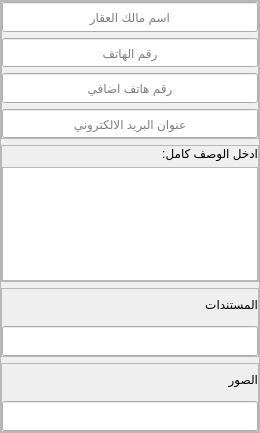
                <widget class="QFrame" name="frame_4">
                 <property name="frameShape">
                  <enum>QFrame::StyledPanel</enum>
                 </property>
                 <property name="frameShadow">
                  <enum>QFrame::Raised</enum>
                 </property>
                 <layout class="QGridLayout" name="gridLayout_7" rowstretch="2,2,1,1">
                  <property name="leftMargin">
                   <number>0</number>
                  </property>
                  <property name="topMargin">
                   <number>0</number>
                  </property>
                  <property name="rightMargin">
                   <number>0</number>
                  </property>
                  <property name="bottomMargin">
                   <number>0</number>
                  </property>
                  <item row="0" column="0">
                   <widget class="QFrame" name="frame_7">
                    <property name="sizePolicy">
                     <sizepolicy hsizetype="Expanding" vsizetype="Expanding">
                      <horstretch>0</horstretch>
                      <verstretch>0</verstretch>
                     </sizepolicy>
                    </property>
                    <property name="frameShape">
                     <enum>QFrame::StyledPanel</enum>
                    </property>
                    <property name="frameShadow">
                     <enum>QFrame::Raised</enum>
                    </property>
                    <layout class="QGridLayout" name="gridLayout_11">
                     <property name="leftMargin">
                      <number>0</number>
                     </property>
                     <property name="topMargin">
                      <number>0</number>
                     </property>
                     <property name="rightMargin">
                      <number>0</number>
                     </property>
                     <property name="bottomMargin">
                      <number>0</number>
                     </property>
                     <item row="0" column="0">
                      <widget class="QLineEdit" name="lineEdit">
                       <property name="sizePolicy">
                        <sizepolicy hsizetype="Expanding" vsizetype="Expanding">
                         <horstretch>0</horstretch>
                         <verstretch>0</verstretch>
                        </sizepolicy>
                       </property>
                       <property name="alignment">
                        <set>Qt::AlignCenter</set>
                       </property>
                       <property name="placeholderText">
                        <string>اسم مالك العقار</string>
                       </property>
                      </widget>
                     </item>
                     <item row="1" column="0">
                      <widget class="QLineEdit" name="lineEdit_2">
                       <property name="sizePolicy">
                        <sizepolicy hsizetype="Expanding" vsizetype="Expanding">
                         <horstretch>0</horstretch>
                         <verstretch>0</verstretch>
                        </sizepolicy>
                       </property>
                       <property name="alignment">
                        <set>Qt::AlignCenter</set>
                       </property>
                       <property name="placeholderText">
                        <string>رقم الهاتف</string>
                       </property>
                      </widget>
                     </item>
                     <item row="2" column="0">
                      <widget class="QLineEdit" name="lineEdit_3">
                       <property name="sizePolicy">
                        <sizepolicy hsizetype="Expanding" vsizetype="Expanding">
                         <horstretch>0</horstretch>
                         <verstretch>0</verstretch>
                        </sizepolicy>
                       </property>
                       <property name="alignment">
                        <set>Qt::AlignCenter</set>
                       </property>
                       <property name="placeholderText">
                        <string>رقم هاتف اضافي</string>
                       </property>
                      </widget>
                     </item>
                     <item row="3" column="0">
                      <widget class="QLineEdit" name="lineEdit_4">
                       <property name="sizePolicy">
                        <sizepolicy hsizetype="Expanding" vsizetype="Expanding">
                         <horstretch>0</horstretch>
                         <verstretch>0</verstretch>
                        </sizepolicy>
                       </property>
                       <property name="alignment">
                        <set>Qt::AlignCenter</set>
                       </property>
                       <property name="placeholderText">
                        <string>عنوان البريد الالكتروني</string>
                       </property>
                      </widget>
                     </item>
                    </layout>
                   </widget>
                  </item>
                  <item row="1" column="0">
                   <widget class="QFrame" name="frame_5">
                    <property name="sizePolicy">
                     <sizepolicy hsizetype="Expanding" vsizetype="Expanding">
                      <horstretch>0</horstretch>
                      <verstretch>0</verstretch>
                     </sizepolicy>
                    </property>
                    <property name="frameShape">
                     <enum>QFrame::StyledPanel</enum>
                    </property>
                    <property name="frameShadow">
                     <enum>QFrame::Raised</enum>
                    </property>
                    <layout class="QGridLayout" name="gridLayout_149">
                     <property name="leftMargin">
                      <number>0</number>
                     </property>
                     <property name="topMargin">
                      <number>0</number>
                     </property>
                     <property name="rightMargin">
                      <number>0</number>
                     </property>
                     <property name="bottomMargin">
                      <number>0</number>
                     </property>
                     <property name="horizontalSpacing">
                      <number>0</number>
                     </property>
                     <item row="0" column="0">
                      <widget class="QLabel" name="label_5">
                       <property name="sizePolicy">
                        <sizepolicy hsizetype="Expanding" vsizetype="Expanding">
                         <horstretch>0</horstretch>
                         <verstretch>0</verstretch>
                        </sizepolicy>
                       </property>
                       <property name="text">
                        <string>ادخل الوصف كامل:</string>
                       </property>
                      </widget>
                     </item>
                     <item row="1" column="0">
                      <widget class="QTextEdit" name="textEdit">
                       <property name="sizePolicy">
                        <sizepolicy hsizetype="Expanding" vsizetype="Expanding">
                         <horstretch>0</horstretch>
                         <verstretch>0</verstretch>
                        </sizepolicy>
                       </property>
                       <property name="layoutDirection">
                        <enum>Qt::RightToLeft</enum>
                       </property>
                       <property name="html">
                        <string>&lt;!DOCTYPE HTML PUBLIC &quot;-//W3C//DTD HTML 4.0//EN&quot; &quot;http://www.w3.org/TR/REC-html40/strict.dtd&quot;&gt;
&lt;html&gt;&lt;head&gt;&lt;meta name=&quot;qrichtext&quot; content=&quot;1&quot; /&gt;&lt;style type=&quot;text/css&quot;&gt;
p, li { white-space: pre-wrap; }
&lt;/style&gt;&lt;/head&gt;&lt;body style=&quot; font-family:'MS Shell Dlg 2'; font-size:8.25pt; font-weight:400; font-style:normal;&quot;&gt;
&lt;p align=&quot;center&quot; style=&quot;-qt-paragraph-type:empty; margin-top:0px; margin-bottom:0px; margin-left:0px; margin-right:0px; -qt-block-indent:0; text-indent:0px;&quot;&gt;&lt;br /&gt;&lt;/p&gt;&lt;/body&gt;&lt;/html&gt;</string>
                       </property>
                       <property name="overwriteMode">
                        <bool>false</bool>
                       </property>
                       <property name="placeholderText">
                        <string/>
                       </property>
                      </widget>
                     </item>
                    </layout>
                   </widget>
                  </item>
                  <item row="2" column="0">
                   <widget class="QFrame" name="frame_6">
                    <property name="sizePolicy">
                     <sizepolicy hsizetype="Expanding" vsizetype="Expanding">
                      <horstretch>0</horstretch>
                      <verstretch>0</verstretch>
                     </sizepolicy>
                    </property>
                    <property name="frameShape">
                     <enum>QFrame::StyledPanel</enum>
                    </property>
                    <property name="frameShadow">
                     <enum>QFrame::Raised</enum>
                    </property>
                    <layout class="QGridLayout" name="gridLayout_10">
                     <property name="leftMargin">
                      <number>0</number>
                     </property>
                     <property name="topMargin">
                      <number>0</number>
                     </property>
                     <property name="rightMargin">
                      <number>0</number>
                     </property>
                     <property name="bottomMargin">
                      <number>0</number>
                     </property>
                     <item row="0" column="0">
                      <widget class="QLabel" name="label_8">
                       <property name="sizePolicy">
                        <sizepolicy hsizetype="Expanding" vsizetype="Expanding">
                         <horstretch>0</horstretch>
                         <verstretch>0</verstretch>
                        </sizepolicy>
                       </property>
                       <property name="text">
                        <string>المستندات</string>
                       </property>
                      </widget>
                     </item>
                     <item row="1" column="0">
                      <widget class="QLineEdit" name="lineEdit_209">
                       <property name="sizePolicy">
                        <sizepolicy hsizetype="Expanding" vsizetype="Expanding">
                         <horstretch>0</horstretch>
                         <verstretch>0</verstretch>
                        </sizepolicy>
                       </property>
                      </widget>
                     </item>
                    </layout>
                   </widget>
                  </item>
                  <item row="3" column="0">
                   <widget class="QFrame" name="frame_8">
                    <property name="sizePolicy">
                     <sizepolicy hsizetype="Expanding" vsizetype="Expanding">
                      <horstretch>0</horstretch>
                      <verstretch>0</verstretch>
                     </sizepolicy>
                    </property>
                    <property name="frameShape">
                     <enum>QFrame::StyledPanel</enum>
                    </property>
                    <property name="frameShadow">
                     <enum>QFrame::Raised</enum>
                    </property>
                    <layout class="QGridLayout" name="gridLayout_9">
                     <property name="leftMargin">
                      <number>0</number>
                     </property>
                     <property name="topMargin">
                      <number>0</number>
                     </property>
                     <property name="rightMargin">
                      <number>0</number>
                     </property>
                     <property name="bottomMargin">
                      <number>0</number>
                     </property>
                     <item row="0" column="0">
                      <widget class="QLabel" name="label_7">
                       <property name="sizePolicy">
                        <sizepolicy hsizetype="Expanding" vsizetype="Expanding">
                         <horstretch>0</horstretch>
                         <verstretch>0</verstretch>
                        </sizepolicy>
                       </property>
                       <property name="text">
                        <string>الصور</string>
                       </property>
                      </widget>
                     </item>
                     <item row="1" column="0">
                      <widget class="QLineEdit" name="lineEdit_208">
                       <property name="sizePolicy">
                        <sizepolicy hsizetype="Expanding" vsizetype="Expanding">
                         <horstretch>0</horstretch>
                         <verstretch>0</verstretch>
                        </sizepolicy>
                       </property>
                      </widget>
                     </item>
                    </layout>
                   </widget>
                  </item>
                 </layout>
                </widget>
